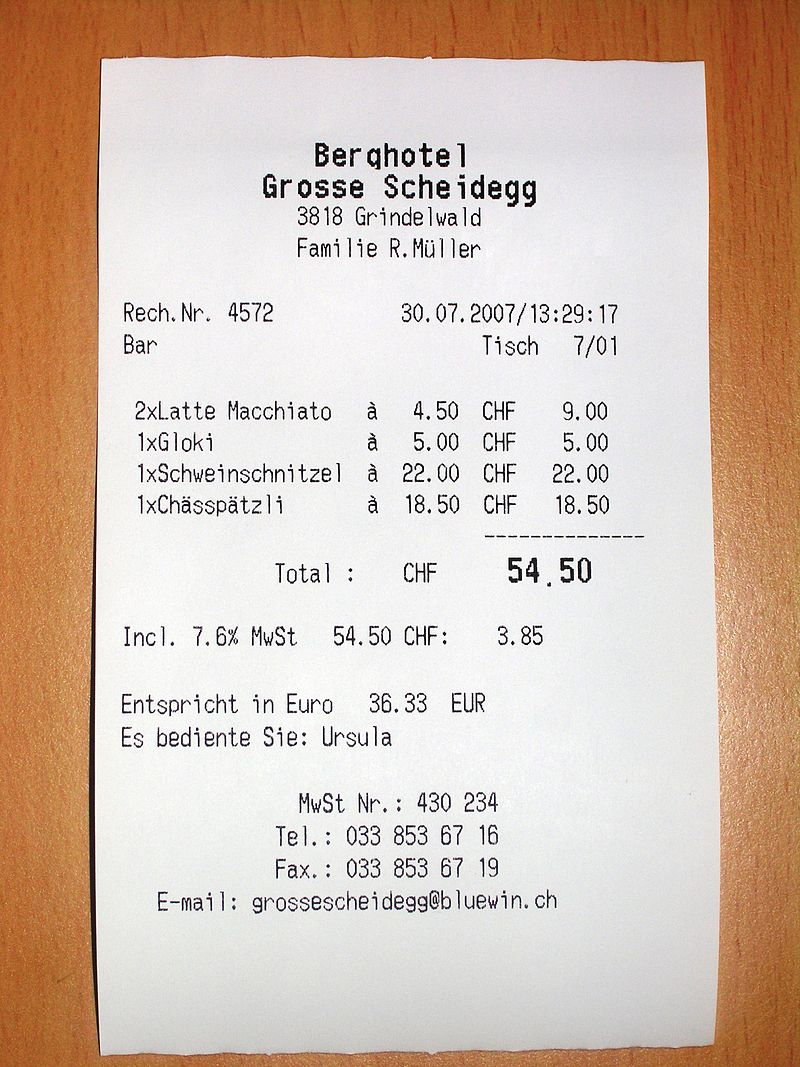
//> input picture doc-scanner-project/media/test-receipt.jpg, 800 x 1067 px
$ ./main   (built with g++ and OpenCV 4)
//> lines starting //> are read from the running program, lines starting //| are printed output that depends on the picture; after the words box and inside, x2 and y2 are one past the last pixel; in counts of white or black regions, pixels touching at a corner belong together
#include <opencv2/opencv.hpp>
#include <opencv2/highgui.hpp>
#include <opencv2/imgproc/imgproc.hpp>
#include <stdio.h>
#include <string.h>

using namespace cv;

// links:
// https://stackoverflow.com/questions/13495207/opencv-c-sorting-contours-by-their-contourarea
// https://google.github.io/styleguide/cppguide.html#Variable_Names
// https://www.pyimagesearch.com/2014/09/01/build-kick-ass-mobile-document-scanner-just-5-minutes/

// Headers / Prototypes
bool CompareContourAreas(const std::vector<Point>& contour1, const std::vector<Point>& contour2);
std::vector<std::vector<Point>> FindRectangeContour(const std::vector<std::vector<Point>>& contours);

int main(int argc, char** argv) {
	// Names of the input and output files
	const char *kImageName = "media/test-receipt.jpg";
	const char *kResultName = "media/test-receipt-edge.jpg";
	RNG rng(12345);
	// Image objects
	Mat original_image, copy_image, result;
	Mat edge_output, contour_drawing;
	std::vector<std::vector<Point>> contours;
	std::vector<std::vector<Point>> approx_contours;
	std::vector<std::vector<Point>> single_contour{ 0, };
	std::vector<Vec4i> hierarchy;

	// Read the image
	original_image = imread(kImageName, 1);
//> original_image is the input picture: 1067 rows x 800 cols, CV_8UC3; mean B, G, R 179.2, 193.4, 213.6

	// This is a check if an image has been loaded properly
	if (!original_image.data) {
		printf("No image data \n");
		return -1;
	}

	// Copying the image
	copy_image = original_image.clone();

	// Gray scaling the image
	cvtColor(copy_image, copy_image, COLOR_BGR2GRAY);
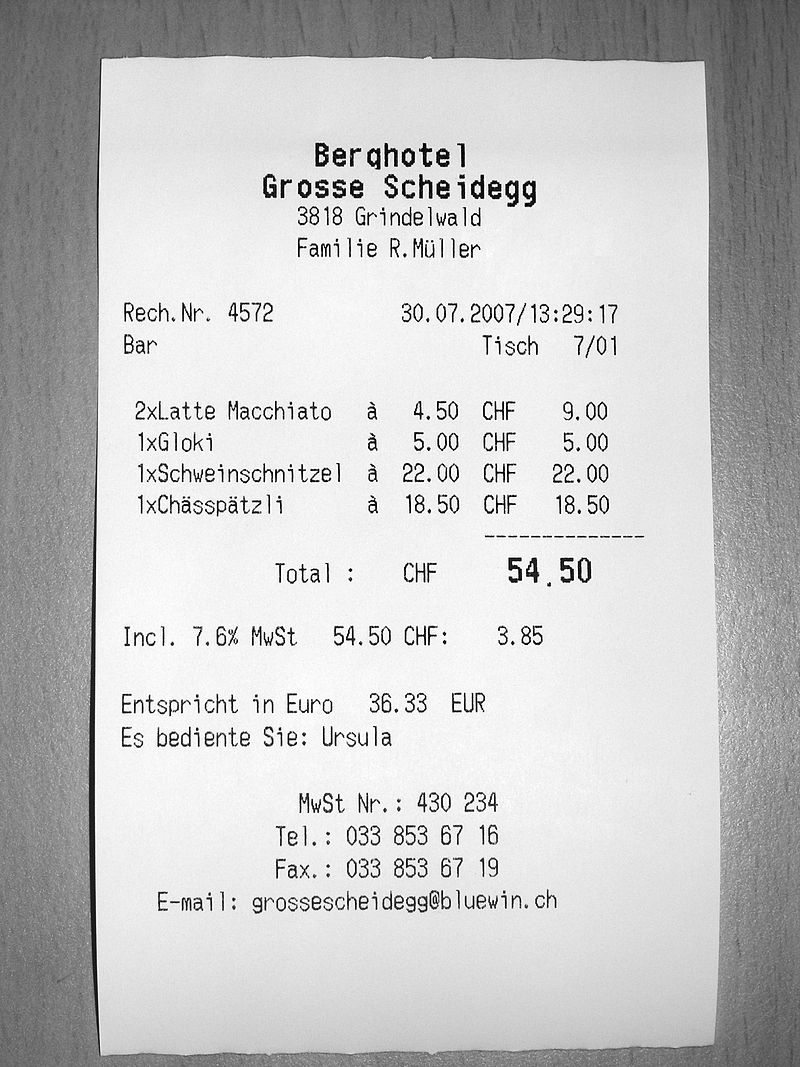
//> copy_image: 1067 rows x 800 cols, CV_8UC1; min 0, max 255, mean 197.8
	// Blurring the image using 3,3 kernel
	GaussianBlur(copy_image, copy_image, Size(3, 3), 0);
	// Finding the contrasts of the image
	Canny(copy_image, edge_output, 75, 200);
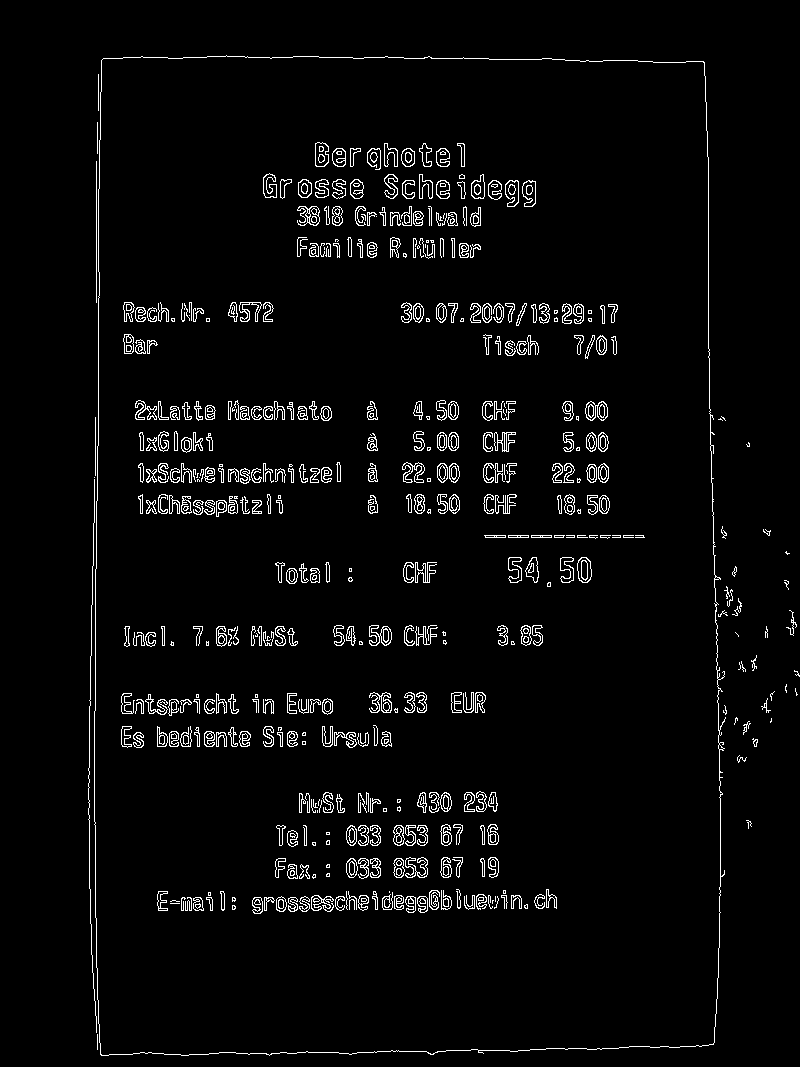
//> edge_output: 1067 rows x 800 cols, CV_8UC1; 3.5% white in thin lines or dots, all inside (x1, y1, x2, y2) = (88, 55, 800, 1056)
	// Finding contours
	findContours(edge_output, contours, hierarchy, RETR_TREE, CHAIN_APPROX_SIMPLE, Point(0, 0));
//> contours = 1054 contours, 435 with area under 20; largest, box (x1, y1, x2, y2) and area: (94, 55, 726, 1056) 611741, (94, 55, 723, 1056) 611664, (585, 401, 608, 421) 314, (577, 557, 592, 583) 292, (315, 142, 329, 167) 282
	// Drawing the contours
	contour_drawing = Mat::zeros(edge_output.size(), CV_8UC3);
	// [7 lines of commented-out code are left out]
	std::vector<std::vector<Point>> object_contour = FindRectangeContour(contours);
	single_contour = object_contour;
	drawContours(contour_drawing, single_contour, -1, (0, 255, 0), 2);

	// Opening two windows to display the results
	namedWindow(kImageName, WINDOW_NORMAL);
	namedWindow(kResultName, WINDOW_NORMAL);

	// For testing purposes, assign to current result image
	result = contour_drawing;

	// Saving the image to the disk
	imwrite(kResultName, result);
	// Showing the images
	imshow(kImageName, original_image);
	imshow(kResultName, result);

	waitKey(0);
	return 0;
}

// Comparison function object
bool CompareContourAreas(const std::vector<cv::Point>& contour1, const std::vector<cv::Point>& contour2) {
	double i = fabs(contourArea(cv::Mat(contour1)));
	double j = fabs(contourArea(cv::Mat(contour2)));
	return (i > j);
}

// Find the document in the image
std::vector<std::vector<Point>> FindRectangeContour(const std::vector<std::vector<Point>>& contours) {
	std::vector<std::vector<Point>> approx_contours;
	// Sorting contours by using a custom comp function
	std::sort(contours.begin(), contours.end(), CompareContourAreas);
//> (this line was passed over: swap is not available in this run)

	for (auto& contour : contours) {
		// Approximate the contour
		double arc_length = arcLength(contour, true);
//> (the run ends here: the program stops with an error, at `approxPolyDP(contour, approx_contours, 0.02 * arc_length, true);`)
